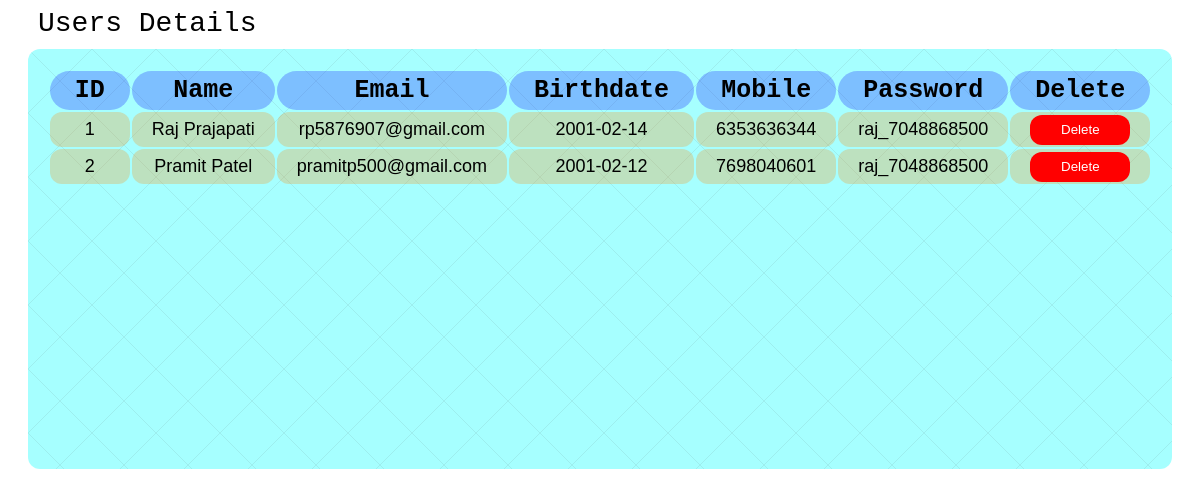
/php/admin_php/user_details.php, run on an earlier commit of the app's database.
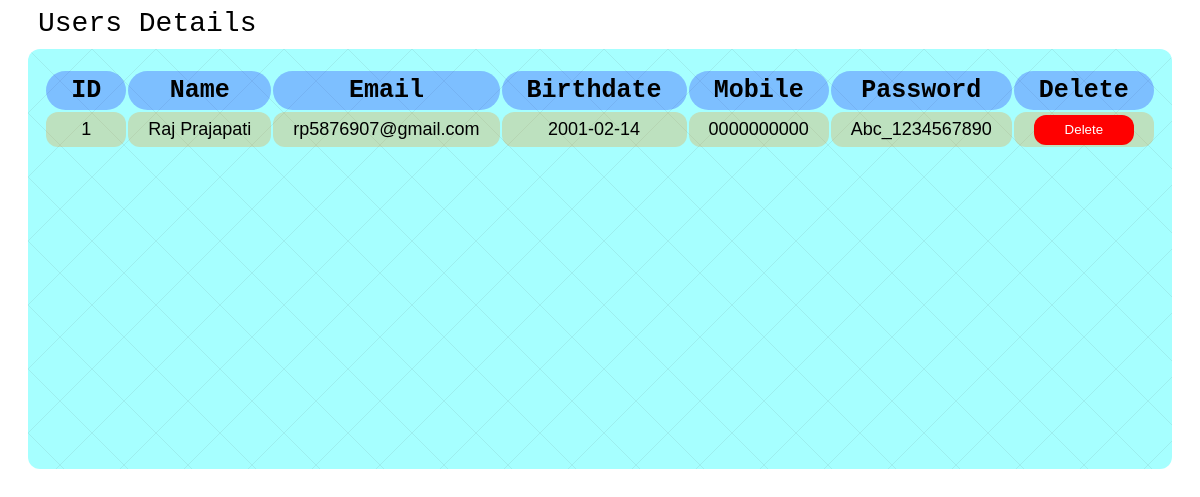
And on a later commit of the database.
### tables this page shows
CREATE TABLE horizon_signup (
  signup_id int(50) auto_increment NOT NULL,
  signup_name varchar(120) NOT NULL,
  signup_email varchar(120) NOT NULL,
  signup_birthdate varchar(50) NOT NULL,
  signup_mobile varchar(15) NOT NULL,
  signup_password varchar(50) NOT NULL,
  Primary key(signup_id)
);

### php/admin_php/user_details.php (the view, shortened to what this page needs)
<body>
<lable class="top_title">Users Details</lable>
<div id="new-admin_layout" class="bg_sheet">
<center>
<?php
$conn = mysqli_connect('localhost', 'root', '', 'horizon_rental_car');
$sql = "SELECT * FROM horizon_signup";
$result = $conn->query($sql);
echo '<table class="details_table">';
echo '<thead>';
echo '<tr><th>ID</th><th>Name</th><th>Email</th><th>Birthdate</th><th>Mobile</th><th>Password</th><th>Delete</th>';
echo '</thead>';
echo '<tbody>';
while ($row = $result->fetch_assoc()) {
  echo '<tr>';
  echo '<td>' . $row['signup_id'] . '</td>';
  echo '<td>' . $row['signup_name'] . '</td>';
  echo '<td>' . $row['signup_email'] . '</td>';
  echo '<td>' . $row['signup_birthdate'] . '</td>';
  echo '<td>' . $row['signup_mobile'] . '</td>';
  echo '<td>' . $row['signup_password'] . '</td>';
  echo '<td><button onclick="window.location.href=\'user_details.php?delete_id=' . $row['signup_id'] . '\'" class="details_but">Delete</button></td>';
  echo '</tr>';
}
echo '</tbody>';
echo '</table>';
?>
</center>
</div>
</body>

### php/admin_php/user_details.php (style rules this page uses)
.top_title { padding: 30px; font-family: monospace; font-size: 28px; margin-bottom: 20px; }
.bg_sheet { padding: 0px; width: auto; height: 35vw; margin-left: 20px; margin-right: 20px; border-radius: 12px; background-color: #00ffff59; background-image: url('../../images/x_background_64x64.png'); }
.details_table { width: auto; height: auto; padding-top: 20px; margin-top: 10px; }
.details_table th { font-family: monospace; font-size: 25px; background-color: #0000ff40; border-radius: 20px; padding-left: 25px; padding-right: 25px; padding-top: 5px; padding-bottom: 5px; }
.details_table td { font-size: 18px; font-family: Verdana, sans-serif; text-align: center; background-color: #ff880040; border-radius: 12px; padding-left: 20px; padding-right: 20px; padding-top: 2.5px; padding-bottom: 2.5px; }
.details_but { width: 100px; height: 30px; border-radius: 12px; border: 0; background-color: red; color: white; padding-left: 5px; padding-right: 5px; }

What changed in the data, as far as the page shows it:
removed horizon_signup: signup_id "2", signup_name "Pramit Patel", signup_email "pramitp500@gmail.com", signup_birthdate "2001-02-12", signup_mobile "7698040601", signup_password "raj_7048868500"
changed horizon_signup "Raj Prajapati": signup_mobile "6353636344" → "0000000000"; signup_password "raj_7048868500" → "Abc_1234567890"
